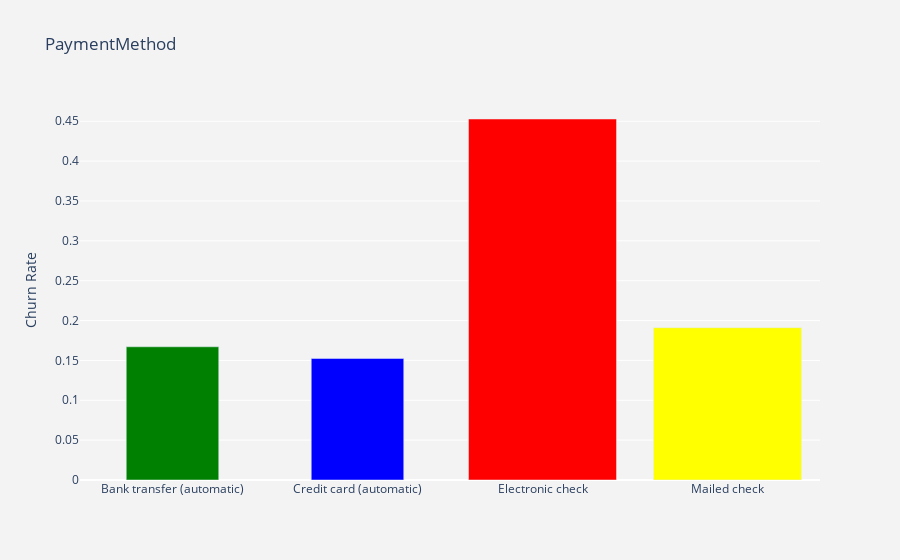

Notebook code cell kept with this figure:
### Code cell
df_plot = df_data.groupby('PaymentMethod').Churn.mean().reset_index()
plot_data = [
    go.Bar(
        x=df_plot['PaymentMethod'],
        y=df_plot['Churn'],
        width = [0.5, 0.5],
        marker=dict(
        color=['green', 'blue', 'red', 'yellow'])
    )
]
plot_layout = go.Layout(
        xaxis={"type": "category"},
        yaxis={"title": "Churn Rate"},
        title='PaymentMethod',
        plot_bgcolor  = 'rgb(243,243,243)',
        paper_bgcolor  = 'rgb(243,243,243)',
    )
fig = go.Figure(data=plot_data, layout=plot_layout)
pyoff.iplot(fig)

### Figure 1 — Plotly figure (JSON) as saved in the notebook; plotly's stock layout.template omitted (floating-point values rounded to 4 significant figures)
{"data": [{"marker": {"color": ["green", "blue", "red", "yellow"]}, "type": "bar", "width": [0.5, 0.5], "x": ["Bank transfer (automatic)", "Credit card (automatic)", "Electronic check", "Mailed check"], "y": [0.1671, 0.1524, 0.4529, 0.1911]}], "layout": {"paper_bgcolor": "rgb(243,243,243)", "plot_bgcolor": "rgb(243,243,243)", "title": {"text": "PaymentMethod"}, "xaxis": {"type": "category"}, "yaxis": {"title": {"text": "Churn Rate"}}}}
